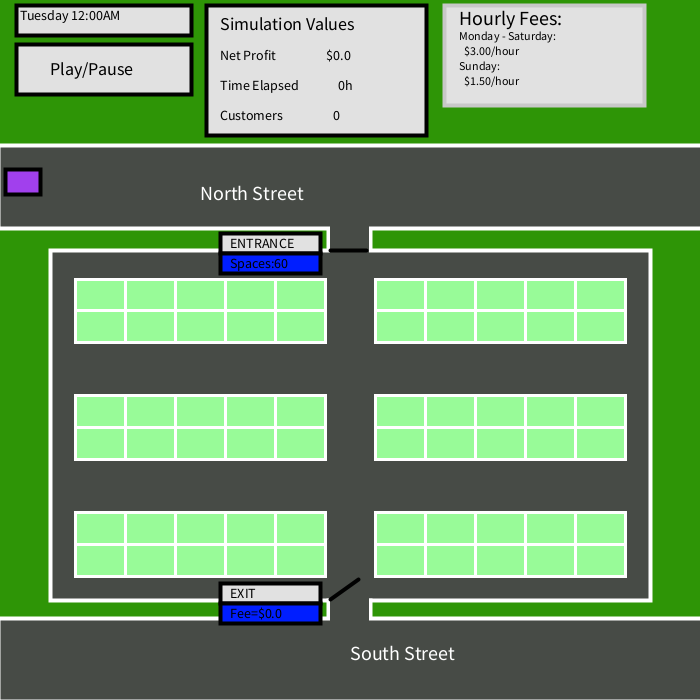
Frame 1 (no input)
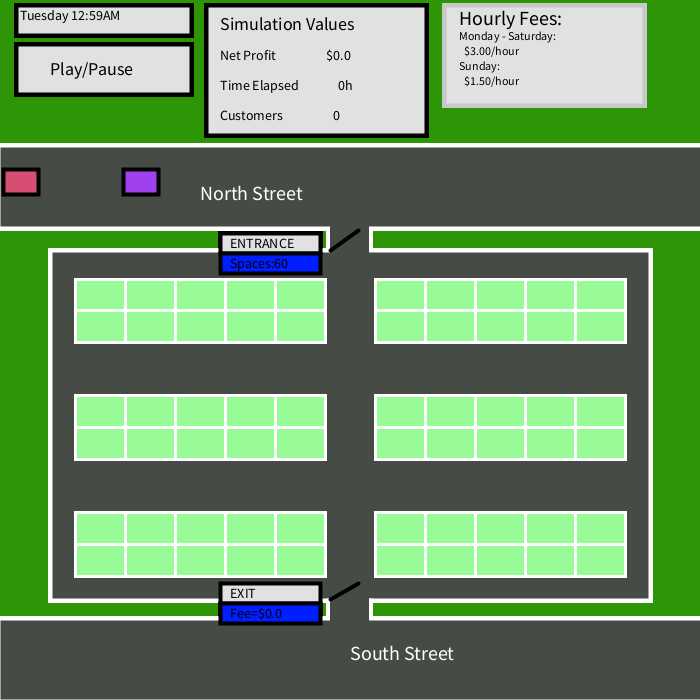
Frame 60 (the mouse pressed at the canvas centre just before this capture)
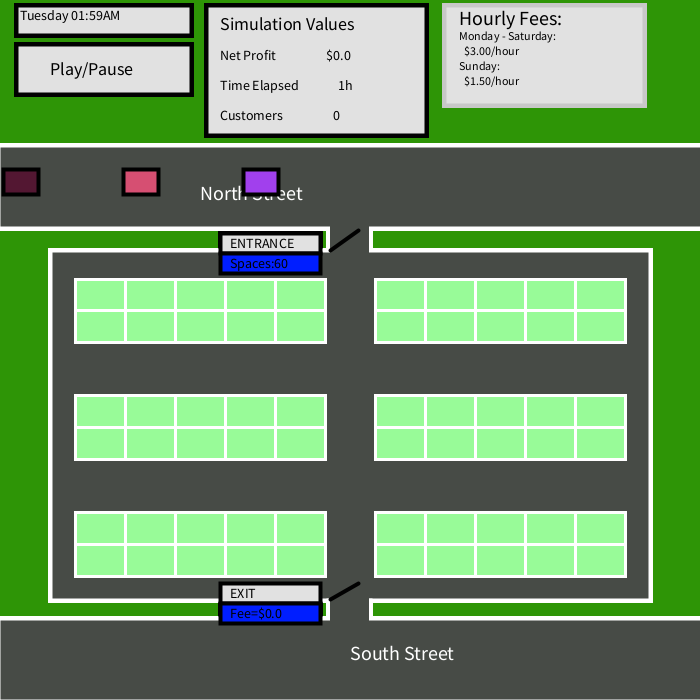
Frame 120 (the mouse held since frame 60 and released just before this capture)

The Processing sketch that drew these frames (run headless with seeded random() and noise(); from frame 60 on, the mouse is pressed at the canvas centre):

// Processing sketch: FINAL_PROJECT
// ── FINAL_PROJECT.pde
Carlist C1 = new Carlist(2, 5, 169);
ControlPanel Control = new ControlPanel(1, 0, 0, true);
boolean [] Occ = new boolean [60];

void setup()
{
  background(#2E9506);
  size(700, 700);
  Control.price = new PriceCalculator(0, 0);
}
void draw()
{
  //parking lot , parking stall section & parking stall
  ParkingLot z = new ParkingLot(600, 350);
  z.drawLot();

  //street
  Street s0 = new Street("North Street", 200, 200);
  Street s1 = new Street("South Street", 350, 660);
  s0.drawStreet();
  s1.drawStreet();

  //gate
  Gate G1 = new Gate(true, 0, 330, 100);
  if (Control.spaces == 0)
    G1.closeGate();
  else
    G1.openGate();

  G1.drawGate();

  //Car
  C1.drawCarlist();

  //Control Panel
  Control.drawPanel();
  Control.CurrentTime.addMinute();
  
  Control.price.drawPriceDisplay();
  Control.price.setFee(Control.CurrentTime);
 // println(mouseX,mouseY);
}

void mousePressed() 
{
  if(mouseX > 20 && mouseX < 183 && mouseY > 48 && mouseY < 90)
  {
  if(looping)
  noLoop();
  else
  loop();
  }
}
// ── Car.pde
class Car
{ 
  float speed;
  float x;
  float y;
  boolean Park;
  int ParkSlot;
  Date EntryTime;
  Date ExitTime;
  color c;

  Car(float q, float w, float e)
  {
    speed = q;
    x = w;
    y= e;
    c = color (random(0,250),random(0,250),random(0,250));
  }


  void moveCar()
  {
    if (x != 337 && y == 169)
      x += speed;
    else if (x == 337 && Park == true && y < 500 && Control.spaces != 0)
    {
      y+= speed;
      if (y==267)
      {
        x =-40;
        y =-40;
        speed =0;
        while (speed == 0)
        {
          int randPark = (int)(random(0, 60));
          if (Occ[randPark] != true)
          {
            Occ[randPark] = true;
            ParkSlot = randPark;
            EntryTime = new Date(Control.CurrentTime);
            int t = (int)(random(1, 13));
            ExitTime = new Date(Control.CurrentTime);
            for(int i=0; i<t; i++)
            {
              ExitTime.addhour();
            }
            Control.Customers +=1;
            break;
          }
        }
      }
    } 
    else if (x != -40 && y < 500)
      x += speed;
      

    if ( x == -40 && Control.CurrentTime.equal(ExitTime))
    {
      Occ[ParkSlot] = false;
      x = 337;
      y = 557;
      Control.price.fee = Control.price.Calculatefee(EntryTime,ExitTime);
   println("Time of Entry: "+EntryTime);
   println("Time of Exit: "+ExitTime);
   println("Fee: $"+Control.price.fee);
   println("----------------");
   
    }
    if(y>556 && y <640)
    {
      speed = 2;
      y+=speed;
    }
    else if(y==641)
    x+=speed;
    
    
  }

  void drawCar()
  {
     if(Park == true && x == 337)
    {
    fill(c);
    rect(x, y, 25, 35);
    }
    else
    {
    fill(c);
    rect(x, y, 35, 25);
    }
   
  }
}
// ── Carlist.pde
class Carlist
{
  Car [] CarArr;  

  Carlist(float q, float w, float e)
  {
    CarArr = new Car[1000];
    for (int i = 0, dist = 0; i < 1000; i++)
    {
      CarArr[i] = new Car(q, w - dist, e);
      dist += 120;
      int Parking = (int)(random(0, 3));
      if (Parking == 1)
        CarArr[i].Park = true;
      else
        CarArr[i].Park = false;
    }
  }

  void drawCarlist()
  {
    for (int i=0; i<1000; i++)
    {
      CarArr[i].drawCar();
      CarArr[i].moveCar();
    }
  }
}
// ── ControlPanel.pde
class ControlPanel
{
 Date CurrentTime;
 int spaces;
 PriceCalculator price;
 float netProfit;
 int TotalTime;
 int Customers;
 
 ControlPanel(int d, int h, int m, boolean s)
 {
   CurrentTime = new Date (d,h,m,s);
   netProfit = 0;
   TotalTime = 0;
   Customers = 0;
 }
  
  void drawPanel()
  {
    
    // Time Display
    String display;
    display = CurrentTime.toString();
    fill(225);
    rect(16,5,175,30);
    fill(0);
    text(display,20,20);
    
    // Play & Pause Button
    fill(225);
    rect(16,44,175,50);
    fill(0);
    textSize(18);
    text("Play/Pause",50,75);
    
    //Simulation Values
    fill(225);
    rect(206,5,220,130);
    fill(0);
    textSize(18);
    text("Simulation Values",220,30);
    textSize(14);
    text("Net Profit                  $"+netProfit,220,60);
    text("Time Elapsed              "+Control.TotalTime+"h",220,90);
    text("Customers                  "+Customers,220,120);
    
    
    
  }
}
// ── Date.pde
class Date 
{
  final String[] days = {"Monday", "Tuesday", "Wednesday", "Thursday", "Friday", "Saturday", "Sunday"};
  int today;
  int hour;
  int minute;
  boolean before_noon;

  Date(int d, int h, int m, boolean beforeNoon)
  {
    today = d%7;
    hour = h%12;
    minute = m%60;
    before_noon = beforeNoon;
  } 
  Date(Date d)
  {
    today = d.today;
    hour = d.hour;
    minute = d.minute;
    before_noon = d.before_noon;
  }

  void addhour()
  {
    if(hour == 11 && before_noon == false)
    {
      today += 1;
      today = today%7;
      hour = 0;
      before_noon = !before_noon;
     
    }
    else if(hour == 11 && before_noon == true)
    {
      hour=0;
      before_noon = !before_noon;
     
    }
    else if(hour == 0)
    {
      hour = 1;
      
    }
    else
    hour++;
    
  }

  void addMinute()
  {
    if(minute == 59)
    {
      minute = 0;
      addhour();
      Control.TotalTime += 1;
    }
    else
    minute ++;
  }

  String toString()
  {
    String date = days[today];
    if (hour == 0)
      date += " 12";
    else if(hour < 10)
    date += " 0" + hour;
    else
      date += " " + hour;

    if (minute < 10)
      date += ":0" +minute;
    else
      date += ":" + minute;

    if (before_noon)
      date += "AM";
    else
      date += "PM";
    return date;
  }
  
  boolean equal(Date d)
  {
    if(today != d.today)
    return false;
    if(hour != d.hour)
    return false;
    if(minute != d.minute)
    return false;
    if(before_noon != d.before_noon)
    return false;
    else
    return true;
  }
  
}
// ── Gate.pde
class Gate
{
  boolean status;
  float x;
  float y;
  float fee;

  Gate(boolean s, float f, float xcoord, float ycoord)
  {
    status = s;
    fee = f;
    x = xcoord;
    y = ycoord;
  }

void openGate() 
{
  status = true;
}

void closeGate() 
{
  status = false; 
}

  void drawGate()
  {
    if (status == true)
    {
      fill(0);
      line(x, y+148+2, x+28, y-20+148+2); //top gate
      line(x, y+297+148+54, x+28, y+277+148+58); //bot gate
    }

    if (status == false)
    {
      fill(0);
      line(x, y+148+2, x+36, y+148+2); //top gate
      line(x, y+297+148+54, x+28, y+277+148+54); //bot gate
    }
    Control.spaces = 0;
    for(int i=0; i<60; i++)
    {
      if(Occ[i] == false)
      Control.spaces +=1;
    }
 
    strokeWeight(4);
    stroke(0);
    fill(225);
    rect(220,80+153,100,20);      // top side text box
    fill(0,30,300);
    rect(220,100+153,100,20);
    
    fill(225);
    rect(220,390+153+40,100,20);
    fill(0,30,300);           // bot side text box
    rect(220,410+153+40,100,20);
    
    fill(0);
    textSize(14);
    text("ENTRANCE",230,95+153);  
    text("EXIT",230,405+153+40);
    text("Spaces:"+Control.spaces,230,115+153);
    text("Fee=$"+Control.price.fee,230,425+153+40);
    
  }
}
// ── ParkingLot.pde
class ParkingLot
{
  ParkingStallSection[] section_list;
  //dimensions
  float x;
  float y;
  float l; 
  float w;


  ParkingLot(float len, float wid)
  {
    section_list = new ParkingStallSection[6];
    x = (width/2)-(len/2); //100
    y = (height/2)-(wid/2)+75; //100
    l = len;
    w = wid;

    float tempy = y + (w/12);
    float tempx = x + 0.5*(l/12);
    for (int n = 0; n<6; n++)
    {

      section_list[n] = new ParkingStallSection(2, 5, tempx, tempy, w/11, l/12,n);
      tempy += (w/12)*4;
      if (n==2)
      {
        tempy = y + (w/12);
        tempx = tempx + 6*(l/12) ;
      }
    }
  }







  void drawLot() 
  {



    fill(#474B46);
    strokeWeight(4);
    stroke(255);
    rect(x, y, l, w);
    strokeWeight(1);
    for (int i = 0; i<section_list.length; i++)
    {
      section_list[i].draw_section();
    }
  }
}
// ── ParkingStall.pde
class ParkingStall {
  // STALL ATTRIBUTES
  boolean occupied;
  Date timeTaken;

  // DIMENSIONS AND POSITION
  float stallWidth;
  float stallHeight;
  float posX;
  float posY;

  ParkingStall(float x, float y, float w, float h) {
    occupied = false;
    posX = x;
    posY = y;
    stallWidth = w;
    stallHeight = h;
  }

  void drawStall() {
    if (occupied)
      fill(color(255, 90, 71)); // RED STALL
    else
      fill(color(152, 251, 152));  // GREEN STALL
      
    strokeWeight(3);
    stroke(255);
    rect(posX, posY, stallWidth, stallHeight);
    strokeWeight(1);
  }

  // Sets whether the stall is occupied or not
  void setStatus(boolean status, Date time)
  {
    occupied = status;
    if (occupied) {
      timeTaken = new Date(time);
    }
  }
}
// ── ParkingStallSection.pde
class ParkingStallSection
{
  ParkingStall [] stall_list;

  float x, y;
  int r, c;

  ParkingStallSection(int r, int c, float x, float y, float h, float w,int o)
  {

    stall_list = new ParkingStall[r*c]; // code is not done we need to create each object in the array
    for (int j=0, dist = 0; j<r*c; j++, dist += w)
    {
      ParkingStall STALL = new ParkingStall(0, 0, 0, 0);
      if (j==c)
      {
        dist =0;
        y+=h;
      }
      STALL.posX = x + dist;
      STALL.posY = y;
      STALL.stallWidth = w;
      STALL.stallHeight = h;
      stall_list[j] = STALL;
      
       stall_list[j].setStatus(Occ[j+o*10],Control.CurrentTime);
 
    }
   
   
  }

  void draw_section()
  {
    for (int i = 0; i<stall_list.length; i++)
    {
      stall_list[i].drawStall();
    }
    
  }
}
// ── PriceCalculator.pde
class PriceCalculator
{
  Date clock;
  float hourly;
  int Hourselapsed, Minutelapsed;
  int totalcars;
  float fee;
  PriceCalculator(int h, int m)
  {
    clock = new Date (0, 0, 0, true);
    Hourselapsed = Minutelapsed = 0;
    float Inputhour = h;
    float Inputminute = m;
  }
  float Calculatefee(Date Parkingtime_entry, Date Parkingtime_exit)
  {
    float Fee;
    if (Parkingtime_exit.before_noon == Parkingtime_entry.before_noon && Parkingtime_exit.hour != 0)
      Fee = (Parkingtime_exit.hour-Parkingtime_entry.hour)*hourly;
    else if (Parkingtime_exit.before_noon != Parkingtime_entry.before_noon)
      Fee = (abs(-1*(Parkingtime_exit.hour-Parkingtime_entry.hour)-12))*hourly;
    else
      Fee = (12-Parkingtime_entry.hour)*hourly;

    Control.netProfit += Fee;
    return Fee;
  }
  void setFee(Date Parkingtime)
  {
    if (Parkingtime.today < 6)
      hourly = 3.00;
    else
      hourly = 1.5;
  }
  void drawPriceDisplay()
  {
    fill (225);
    stroke(200);
    rect (444, 5, 200, 100);
    fill(0);
    textSize(20);
    text ("Hourly Fees:", 459, 25);
    textSize(12);
    text("Monday - Saturday:", 459, 40);
    text("$3.00/hour", 464, 55);
    text("Sunday:", 459, 70);
    text("$1.50/hour", 464, 85);
  }
}
// ── Street.pde
class Street 
{
  String name;
  
  float x,y;

  Street(String n,float xcoord, float ycoord)
  {
    name = n;
    x = xcoord;
    y = ycoord;
  }


  void drawStreet()
  {
    fill(#474B46);
    strokeWeight(4);
    stroke(255);
 
    if(y < height/2)
    {
    rect(-2, 145, width+50, 83); // top street
    rect(328,231,42,16.6); // top boarders
    }
    
    else if ( y > height/2)
    {
    rect(328,height-100,42,16.6); // bot boarders
    rect(-2,height-83+1, width+50, 83); // bot street
    }
    
    noStroke();
    rect(330,226,39,27); // no boarders top
    rect(330,598,39,25); //no boarders bot
    
    stroke(1);
    
    textSize(20);
    fill(255);
    text(name,x,y);
    
    
    
  }
  
}
